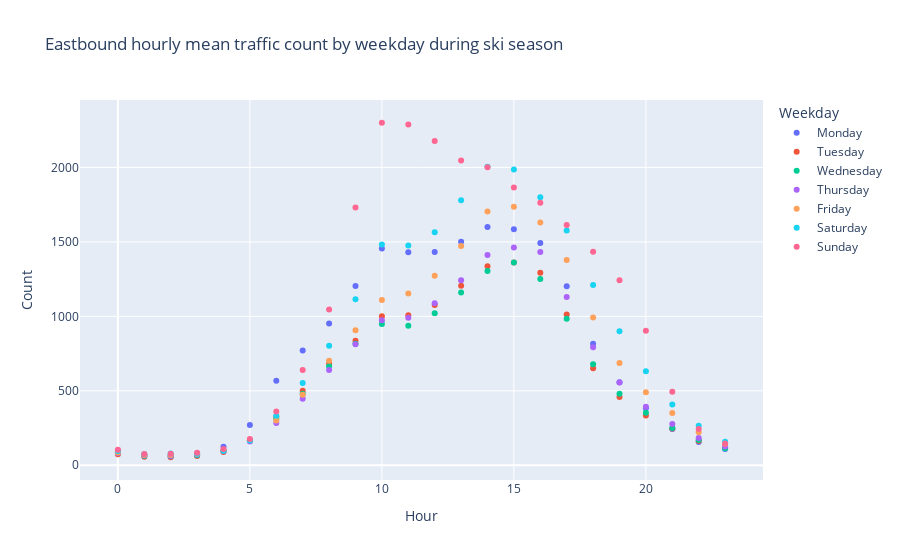

Source (notebook cell):
### Code cell
Eastbound_Winter= px.scatter(E_ski_weekday, x="Hour", y="Count", color="Weekday",
           hover_name="Weekday", title = 'Eastbound hourly mean traffic count by weekday during ski season')

Eastbound_Winter.show()
Eastbound_Winter.write_image("images/Eastbound_Winter_byWeekday.png")

### Figure 1 — Plotly figure (JSON) as saved in the notebook; plotly's stock layout.template omitted (floating-point values rounded to 4 significant figures)
{"data": [{"hovertemplate": "<b>%{hovertext}</b><br><br>Weekday=Monday<br>Hour=%{x}<br>Count=%{y}<extra></extra>", "hovertext": ["Monday", "Monday", "Monday", "Monday", "Monday", "Monday", "Monday", "Monday", "Monday", "Monday", "Monday", "Monday", "Monday", "Monday", "Monday", "Monday", "Monday", "Monday", "Monday", "Monday", "Monday", "Monday", "Monday", "Monday"], "legendgroup": "Monday", "marker": {"color": "#636efa", "symbol": "circle"}, "mode": "markers", "name": "Monday", "orientation": "v", "showlegend": true, "type": "scatter", "x": [0, 1, 2, 3, 4, 5, 6, 7, 8, 9, 10, 11, 12, 13, 14, 15, 16, 17, 18, 19, 20, 21, 22, 23], "xaxis": "x", "y": [98.39, 70.18, 69.66, 79.18, 124.8, 269.7, 567.6, 770.7, 951.6, 1204.0, 1455.0, 1430.0, 1432.0, 1501.0, 1600.0, 1584.0, 1493.0, 1202.0, 816.5, 557.9, 382.8, 243.8, 156.4, 109.0], "yaxis": "y"}, {"hovertemplate": "<b>%{hovertext}</b><br><br>Weekday=Tuesday<br>Hour=%{x}<br>Count=%{y}<extra></extra>", "hovertext": ["Tuesday", "Tuesday", "Tuesday", "Tuesday", "Tuesday", "Tuesday", "Tuesday", "Tuesday", "Tuesday", "Tuesday", "Tuesday", "Tuesday", "Tuesday", "Tuesday", "Tuesday", "Tuesday", "Tuesday", "Tuesday", "Tuesday", "Tuesday", "Tuesday", "Tuesday", "Tuesday", "Tuesday"], "legendgroup": "Tuesday", "marker": {"color": "#EF553B", "symbol": "circle"}, "mode": "markers", "name": "Tuesday", "orientation": "v", "showlegend": true, "type": "scatter", "x": [0, 1, 2, 3, 4, 5, 6, 7, 8, 9, 10, 11, 12, 13, 14, 15, 16, 17, 18, 19, 20, 21, 22, 23], "xaxis": "x", "y": [73.83, 56.98, 53.94, 61.9, 88.94, 168.5, 325.4, 500.9, 683.0, 836.2, 1000.0, 1007.0, 1076.0, 1206.0, 1337.0, 1362.0, 1292.0, 1013.0, 651.5, 458.9, 334.3, 246.7, 163.2, 118.9], "yaxis": "y"}, {"hovertemplate": "<b>%{hovertext}</b><br><br>Weekday=Wednesday<br>Hour=%{x}<br>Count=%{y}<extra></extra>", "hovertext": ["Wednesday", "Wednesday", "Wednesday", "Wednesday", "Wednesday", "Wednesday", "Wednesday", "Wednesday", "Wednesday", "Wednesday", "Wednesday", "Wednesday", "Wednesday", "Wednesday", "Wednesday", "Wednesday", "Wednesday", "Wednesday", "Wednesday", "Wednesday", "Wednesday", "Wednesday", "Wednesday", "Wednesday"], "legendgroup": "Wednesday", "marker": {"color": "#00cc96", "symbol": "circle"}, "mode": "markers", "name": "Wednesday", "orientation": "v", "showlegend": true, "type": "scatter", "x": [0, 1, 2, 3, 4, 5, 6, 7, 8, 9, 10, 11, 12, 13, 14, 15, 16, 17, 18, 19, 20, 21, 22, 23], "xaxis": "x", "y": [83.82, 61.89, 61.22, 68.16, 96.63, 166.2, 310.9, 481.0, 665.8, 815.3, 948.8, 937, 1022.0, 1160.0, 1305.0, 1362.0, 1251.0, 983.8, 679.0, 479.5, 352.9, 250.1, 169.3, 113.7], "yaxis": "y"}, {"hovertemplate": "<b>%{hovertext}</b><br><br>Weekday=Thursday<br>Hour=%{x}<br>Count=%{y}<extra></extra>", "hovertext": ["Thursday", "Thursday", "Thursday", "Thursday", "Thursday", "Thursday", "Thursday", "Thursday", "Thursday", "Thursday", "Thursday", "Thursday", "Thursday", "Thursday", "Thursday", "Thursday", "Thursday", "Thursday", "Thursday", "Thursday", "Thursday", "Thursday", "Thursday", "Thursday"], "legendgroup": "Thursday", "marker": {"color": "#ab63fa", "symbol": "circle"}, "mode": "markers", "name": "Thursday", "orientation": "v", "showlegend": true, "type": "scatter", "x": [0, 1, 2, 3, 4, 5, 6, 7, 8, 9, 10, 11, 12, 13, 14, 15, 16, 17, 18, 19, 20, 21, 22, 23], "xaxis": "x", "y": [82.26, 65.49, 62.6, 72.29, 95.12, 159.1, 283.5, 446.8, 640.0, 813.0, 974.1, 990.5, 1087.0, 1243.0, 1413.0, 1462.0, 1432.0, 1129.0, 792.2, 555.6, 393.7, 277.1, 183.3, 126.3], "yaxis": "y"}, {"hovertemplate": "<b>%{hovertext}</b><br><br>Weekday=Friday<br>Hour=%{x}<br>Count=%{y}<extra></extra>", "hovertext": ["Friday", "Friday", "Friday", "Friday", "Friday", "Friday", "Friday", "Friday", "Friday", "Friday", "Friday", "Friday", "Friday", "Friday", "Friday", "Friday", "Friday", "Friday", "Friday", "Friday", "Friday", "Friday", "Friday", "Friday"], "legendgroup": "Friday", "marker": {"color": "#FFA15A", "symbol": "circle"}, "mode": "markers", "name": "Friday", "orientation": "v", "showlegend": true, "type": "scatter", "x": [0, 1, 2, 3, 4, 5, 6, 7, 8, 9, 10, 11, 12, 13, 14, 15, 16, 17, 18, 19, 20, 21, 22, 23], "xaxis": "x", "y": [86.65, 68.21, 69.58, 75.09, 100.2, 167.5, 301.4, 473.8, 701.1, 907.4, 1109.0, 1154.0, 1272.0, 1473.0, 1705.0, 1736.0, 1631.0, 1378, 992.2, 686.6, 490.5, 350.7, 222.5, 145.2], "yaxis": "y"}, {"hovertemplate": "<b>%{hovertext}</b><br><br>Weekday=Saturday<br>Hour=%{x}<br>Count=%{y}<extra></extra>", "hovertext": ["Saturday", "Saturday", "Saturday", "Saturday", "Saturday", "Saturday", "Saturday", "Saturday", "Saturday", "Saturday", "Saturday", "Saturday", "Saturday", "Saturday", "Saturday", "Saturday", "Saturday", "Saturday", "Saturday", "Saturday", "Saturday", "Saturday", "Saturday", "Saturday"], "legendgroup": "Saturday", "marker": {"color": "#19d3f3", "symbol": "circle"}, "mode": "markers", "name": "Saturday", "orientation": "v", "showlegend": true, "type": "scatter", "x": [0, 1, 2, 3, 4, 5, 6, 7, 8, 9, 10, 11, 12, 13, 14, 15, 16, 17, 18, 19, 20, 21, 22, 23], "xaxis": "x", "y": [95.36, 76.59, 78.28, 77.57, 97.08, 166.9, 332.7, 552.5, 802.8, 1116.0, 1482.0, 1475.0, 1565.0, 1780.0, 2004.0, 1987.0, 1799.0, 1576.0, 1210.0, 899.4, 631.1, 408.4, 265.1, 158.2], "yaxis": "y"}, {"hovertemplate": "<b>%{hovertext}</b><br><br>Weekday=Sunday<br>Hour=%{x}<br>Count=%{y}<extra></extra>", "hovertext": ["Sunday", "Sunday", "Sunday", "Sunday", "Sunday", "Sunday", "Sunday", "Sunday", "Sunday", "Sunday", "Sunday", "Sunday", "Sunday", "Sunday", "Sunday", "Sunday", "Sunday", "Sunday", "Sunday", "Sunday", "Sunday", "Sunday", "Sunday", "Sunday"], "legendgroup": "Sunday", "marker": {"color": "#FF6692", "symbol": "circle"}, "mode": "markers", "name": "Sunday", "orientation": "v", "showlegend": true, "type": "scatter", "x": [0, 1, 2, 3, 4, 5, 6, 7, 8, 9, 10, 11, 12, 13, 14, 15, 16, 17, 18, 19, 20, 21, 22, 23], "xaxis": "x", "y": [103.5, 75.15, 77.9, 83.46, 109.3, 176.1, 361.3, 640.4, 1047.0, 1731.0, 2300.0, 2289.0, 2177.0, 2047.0, 2001.0, 1866.0, 1762.0, 1613.0, 1433.0, 1243.0, 903.8, 493.0, 243.2, 147.0], "yaxis": "y"}], "layout": {"legend": {"title": {"text": "Weekday"}, "tracegroupgap": 0}, "title": {"text": "Eastbound hourly mean traffic count by weekday during ski season"}, "xaxis": {"anchor": "y", "domain": [0, 1], "title": {"text": "Hour"}}, "yaxis": {"anchor": "x", "domain": [0, 1], "title": {"text": "Count"}}}}
